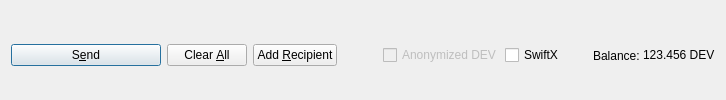
         <widget class="QFrame" name="frame_Send">
          <layout class="QHBoxLayout" name="horizontalLayout">
           <property name="bottomMargin">
            <number>0</number>
           </property>
           <item>
            <widget class="QPushButton" name="sendButton">
             <property name="minimumSize">
              <size>
               <width>150</width>
               <height>0</height>
              </size>
             </property>
             <property name="toolTip">
              <string>Confirm the send action</string>
             </property>
             <property name="text">
              <string>S&amp;end</string>
             </property>
             <property name="icon">
              <iconset resource="../deviant.qrc">
               <normaloff>:/icons/send</normaloff>:/icons/send</iconset>
             </property>
             <property name="autoDefault">
              <bool>false</bool>
             </property>
             <property name="default">
              <bool>true</bool>
             </property>
            </widget>
           </item>
           <item>
            <widget class="QPushButton" name="clearButton">
             <property name="sizePolicy">
              <sizepolicy hsizetype="Minimum" vsizetype="Fixed">
               <horstretch>0</horstretch>
               <verstretch>0</verstretch>
              </sizepolicy>
             </property>
             <property name="toolTip">
              <string>Clear all fields of the form.</string>
             </property>
             <property name="text">
              <string>Clear &amp;All</string>
             </property>
             <property name="icon">
              <iconset resource="../deviant.qrc">
               <normaloff>:/icons/remove</normaloff>:/icons/remove</iconset>
             </property>
             <property name="autoDefault">
              <bool>false</bool>
             </property>
            </widget>
           </item>
           <item>
            <widget class="QPushButton" name="addButton">
             <property name="toolTip">
              <string>Send to multiple recipients at once</string>
             </property>
             <property name="text">
              <string>Add &amp;Recipient</string>
             </property>
             <property name="icon">
              <iconset resource="../deviant.qrc">
               <normaloff>:/icons/add</normaloff>:/icons/add</iconset>
             </property>
             <property name="autoDefault">
              <bool>false</bool>
             </property>
            </widget>
           </item>
           <item>
            <spacer name="horizontalSpacer">
             <property name="orientation">
              <enum>Qt::Horizontal</enum>
             </property>
             <property name="sizeHint" stdset="0">
              <size>
               <width>40</width>
               <height>20</height>
              </size>
             </property>
            </spacer>
           </item>
           <item>
            <layout class="QHBoxLayout" name="horizontalLayout_2">
             <property name="spacing">
              <number>3</number>
             </property>
             <item>
              <widget class="QCheckBox" name="checkzDEV">
               <property name="enabled">
                <bool>false</bool>
               </property>
               <property name="text">
                <string>Anonymized DEV</string>
               </property>
              </widget>
             </item>
             <item>
              <widget class="QCheckBox" name="checkSwiftTX">
               <property name="enabled">
                <bool>true</bool>
               </property>
               <property name="minimumSize">
                <size>
                 <width>85</width>
                 <height>0</height>
                </size>
               </property>
               <property name="text">
                <string>SwiftX</string>
               </property>
              </widget>
             </item>
             <item>
              <widget class="QLabel" name="label">
               <property name="text">
                <string>Balance:</string>
               </property>
              </widget>
             </item>
             <item>
              <widget class="QLabel" name="labelBalance">
               <property name="sizePolicy">
                <sizepolicy hsizetype="Preferred" vsizetype="Fixed">
                 <horstretch>0</horstretch>
                 <verstretch>0</verstretch>
                </sizepolicy>
               </property>
               <property name="cursor">
                <cursorShape>IBeamCursor</cursorShape>
               </property>
               <property name="text">
                <string notr="true">123.456 DEV</string>
               </property>
               <property name="textInteractionFlags">
                <set>Qt::LinksAccessibleByMouse|Qt::TextSelectableByKeyboard|Qt::TextSelectableByMouse</set>
               </property>
              </widget>
             </item>
            </layout>
           </item>
          </layout>
         </widget>
